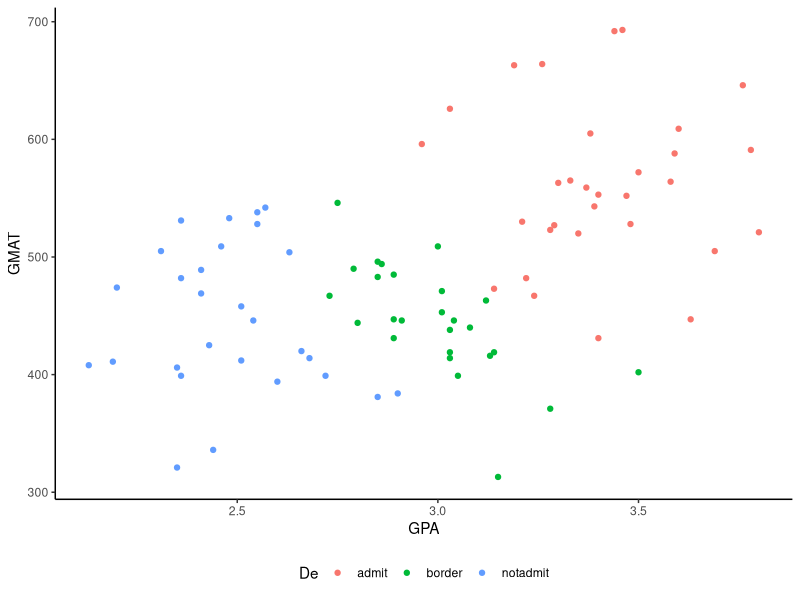
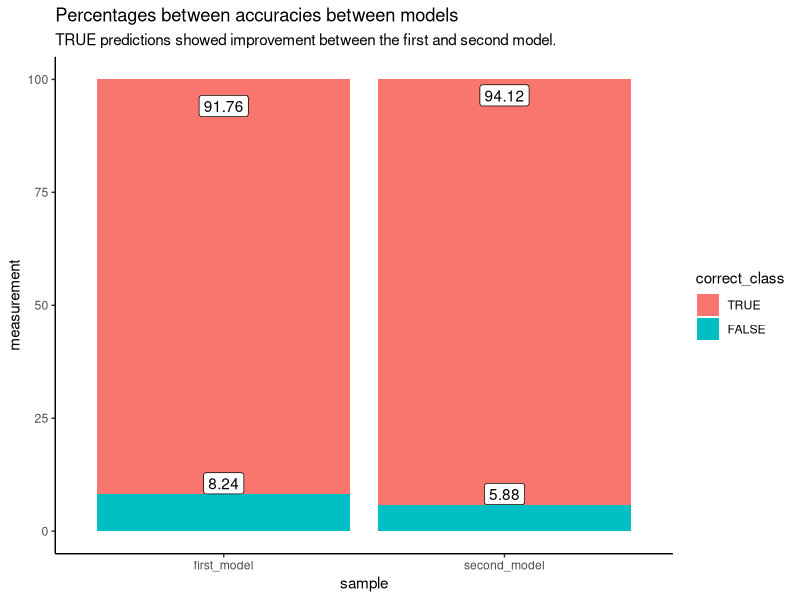

Generate these figures, in order, with R:
## ---- chunk 1
knitr::opts_chunk$set(echo = TRUE, message = FALSE)
library(tidyverse)
library(MASS)
## ---- chunk 2
admission <- readr::read_csv(here::here("project3/admission.csv"), 
                             col_types = cols(De = col_factor(levels = c("admit", "border", "notadmit"))))

#plot scatter to look for clustering
admission %>% 
  ggplot(aes(x = GPA, y = GMAT, color = De)) +
  geom_point() +
  theme_classic() +
  theme(legend.position = "bottom")
## ---- chunk 3
model_1 <- lda(formula = De ~ ., 
                        data = admission, 
                        prior = c(1,1,1)/3)

model_1
## ---- chunk 4
#apply the model to admissions with predict()
predict_admit <- predict(model_1, # predictions
                data = admissions)

#pull the predictions and
predict_class <- predict_admit$class

#I might want to use that data later, so let's write them back to the table
admission_predictions <- admission %>% 
  mutate(predictions = predict_admit$class,
         LD1 = predict_admit$x[,1],
         LD2 = predict_admit$x[,2])

#back to misclassification
#quick glance of predictions versus actuals
table(predict_class, admission$De)

first_percentages <- admission_predictions %>% 
  mutate(correct_class = factor((De == predictions))) %>% 
  group_by(correct_class) %>% 
  summarise(classified_count = n(), 
            total = nrow(admission_predictions)) %>% 
  mutate(percentage = round(classified_count / total * 100, 2)) 

first_percentages
## ---- chunk 5
#the values
GPA <- c(3.14, 3.08, 2.08, 3.22)
GMAT <- c(470, 591, 641, 463)
p_student <- as.factor(c("student1", "student2", "student3", "student4"))

#put those in a table
predict_me <- tibble(p_student, GPA, GMAT)

#apply the model and save the output
predict_subgroup <- predict(model_1, # predictions
                            newdata = predict_me)

#incorporate the output into the original table
predict_me_output <- predict_me %>% 
  mutate(predictions = predict_subgroup$class)

predict_me_output
## ---- chunk 6
head(admission,5)
## ---- chunk 7
model_2 <- lda(formula = De ~ ., 
                        data = admission, 
                        prior = c(.5,.25,.25))

model_2
## ---- chunk 8
#apply the model to admissions with predict()
predict_admit_2 <- predict(model_2, # predictions
                data = admissions)

#pull the classificaton predictions into their own frame
predict_class_2 <- predict_admit_2$class

#I might want to use that data later, so let's write these back to the table as the other predictions
admission_predictions <- admission_predictions %>% 
  mutate(predictions_2 = predict_admit_2$class,
         LD1_2 = predict_admit_2$x[,1],
         LD2_2 = predict_admit_2$x[,2])

#back to misclassification
#quick glance of predictions versus actuals
table(predict_class_2, admission$De)

second_percentages <- admission_predictions %>% 
  mutate(correct_class_2 = factor((De == predictions_2))) %>% 
  group_by(correct_class_2) %>% 
  summarise(classified_count = n(), 
            total = nrow(admission_predictions)) %>% 
  mutate(percentage = round(classified_count / total * 100, 2)) 
## ---- chunk 9
#apply the model and save the output
predict_subgroup_2 <- predict(model_2, # predictions
                            newdata = predict_me)

#incorporate the output into the previous prediction table
predict_me_output <- predict_me_output %>% 
  mutate(predictions_2 = predict_subgroup_2$class)

predict_me_output
## ---- chunk 10
#One way to compare results is to look at the difference in percentages between missclassfied students

# a negative number indicates that the second model was worse than the first. 
# ie; the second model incorrectly predicted a larger count than the first.

#a positive number indicates that the second model was better, that it more accurately predicted the actual
first_percentages$percentage[1] - second_percentages$percentage[1]
## ---- chunk 11
first_percentages %>% 
  dplyr::select(correct_class, percentage) %>% 
  rename(first_model = percentage) %>% 
  mutate(second_model = (second_percentages$percentage),
         correct_class = factor(correct_class, levels = c(TRUE, FALSE))) %>% 
  gather(key = sample, value = measurement, -correct_class) %>% 
  ggplot(aes(x = sample, y = measurement, label = measurement)) +
 # scale_x_discrete(position = "top") +
  geom_col(aes(fill = correct_class)) +
  theme_classic() + 
  geom_label(vjust = "bottom") +
  labs(title = "Percentages between accuracies between models",
       subtitle = "TRUE predictions showed improvement between the first and second model.")
## ---- chunk 12
model_qda <- MASS::qda(formula = De ~ ., 
                       data = admission, 
                       prior = c(.5,.25,.25))
#apply the QDA model to admissions with predict()
predict_qda <- predict(model_qda, # predictions
                           data = admissions)

#pull the classificaton predictions into their own frame
predict_qda_output <- predict_qda$class

#I might want to use that data later, so let's write these back to the table as the other predictions
admission_predictions <- admission_predictions %>% 
  mutate(predictions_qda = predict_qda_output)

#back to misclassification
#quick glance of predictions versus actuals
#table(predict_qda_output, admission$De)

third_percentages <- admission_predictions %>% 
  mutate(correct_class_3 = factor((De == predictions_qda))) %>% 
  group_by(correct_class_3) %>% 
  summarise(classified_count = n(), 
            total = nrow(admission_predictions)) %>% 
  mutate(percentage = round(classified_count / total * 100, 2)) 

third_percentages
